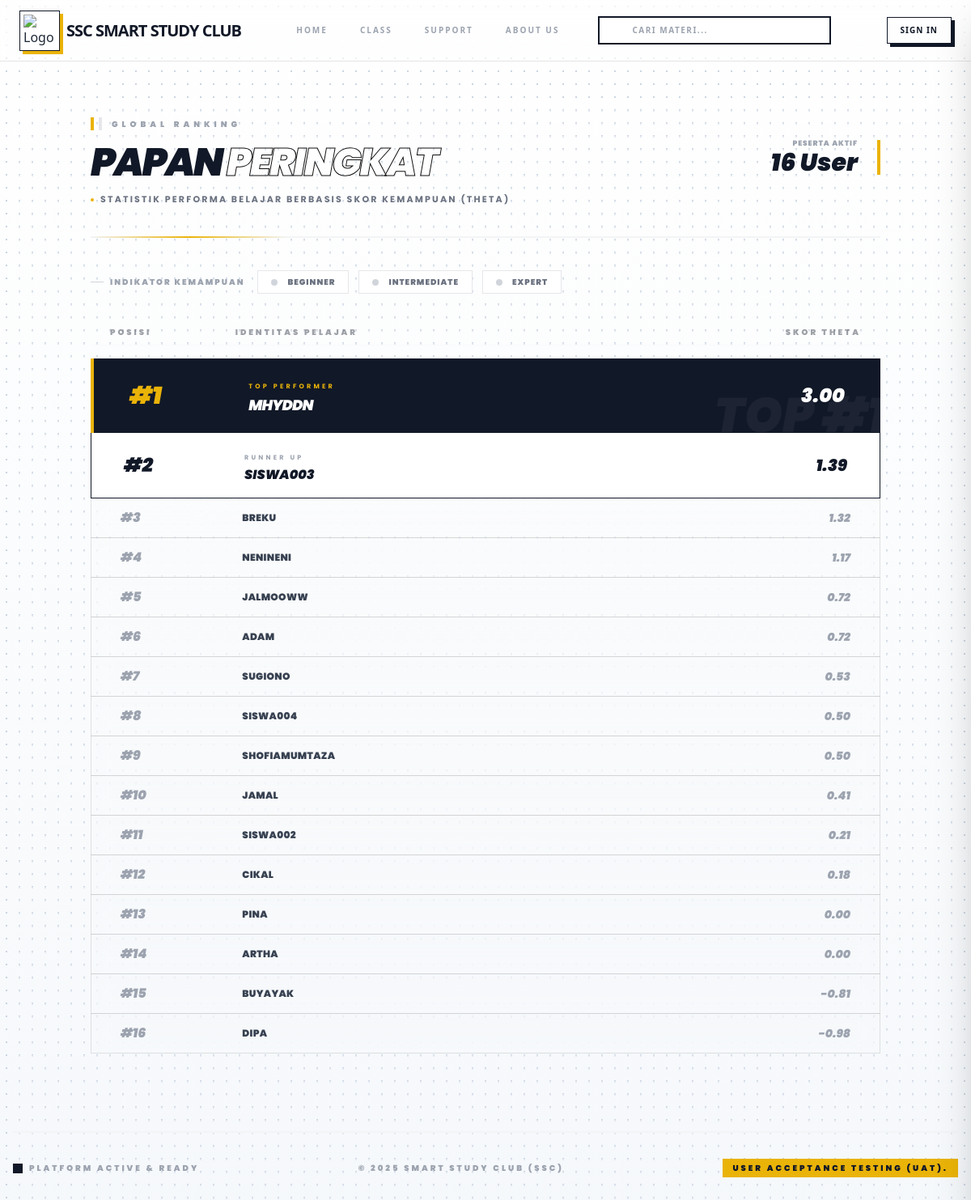
Screenshot of /dashboard/leaderboard/ with the database file from the repository.
### profiles_app/models.py (models this page shows, shortened)
class Profile(models.Model):
    KELAS_CHOICES = [
        ('smp1', 'Kelas 7 (SMP 1)'),
        ('smp2', 'Kelas 8 (SMP 2)'),
        ('smp3', 'Kelas 9 (SMP 3)'),
        ('sma1', 'Kelas 10 (SMA 1)'),
        ('sma2', 'Kelas 11 (SMA 2)'),
        ('sma3', 'Kelas 12 (SMA 3)'),
    ]
    user = models.OneToOneField(User, on_delete=models.CASCADE, related_name='user_profile')
    kelas = models.CharField(
        max_length=20,
        choices=KELAS_CHOICES,
        blank=True,
        null=True,
        verbose_name="Kelas Akademik"
    )
    foto = models.ImageField(upload_to='profile_pics', blank=True, null=True)
    nama_lengkap = models.CharField(max_length=100, blank=True)
    level = models.CharField(max_length=50, blank=True, default="Pelajar Aktif")
    bio = models.TextField(max_length=500, blank=True)
    ability_score = models.FloatField(
        default=0.0,
        verbose_name="Skor Kemampuan (Theta)",
        help_text="Estimasi kemampuan siswa berdasarkan Model Rasch (IRT)"
    )
    total_waktu_belajar = models.DecimalField(
        max_digits=10, decimal_places=2, default=0.00, verbose_name="Total Waktu Belajar (Jam)"
    )
    nilai_rata_rata = models.DecimalField(
        max_digits=5, decimal_places=2, default=0.00, verbose_name="Nilai Rata-rata Kuis"
    )
    points = models.IntegerField(default=0, verbose_name="Poin Belajar")
    perubahan_waktu_belajar = models.CharField(max_length=10, default="↑ 0%")
    pesan_waktu_belajar = models.CharField(max_length=50, default="dari Minggu Lalu")
    pesan_nilai_rata_rata = models.CharField(max_length=50, default="Performa stabil")

### dashboard_app/views.py (the view)
# urls.py: path('leaderboard/', views.leaderboard_view, name='leaderboard'),
def leaderboard_view(request):
    all_profiles = Profile.objects.all()
    for p in all_profiles:
        latest_quiz = QuizResult.objects.filter(user=p.user).order_by('-date').first()
        if latest_quiz:
            p.ability_score = latest_quiz.theta_result
            p.save()
    leaderboard_data = Profile.objects.select_related('user')\
        .exclude(user__is_staff=True)\
        .exclude(user__is_superuser=True)\
        .order_by('-ability_score')
    return render(request, 'leaderboard.html', {
        'leaderboard_data': leaderboard_data
    })

### dashboard_app/templates/leaderboard.html (shortened to what this page needs)
{% extends 'base.html' %}
{% load static %}
{% block content %}
<div class="min-h-screen industrial-dot-bg flex flex-col items-center justify-start pt-2 pb-12 font-['Poppins']">
    <div class="container mx-auto px-6 pt-2">
        <div class="mb-10" data-aos="fade-right">
            <div class="flex items-center gap-3 mb-4">
                <div class="flex items-center gap-1.5">
                    <div class="w-1 h-4 bg-[#eab308]"></div>
                    <div class="w-1 h-4 bg-gray-200"></div>
                </div>
                <span class="text-[10px] font-black text-gray-400 uppercase tracking-[0.5em]">Global Ranking</span>
            </div>
            <div class="flex flex-col md:flex-row md:items-start justify-between gap-6">
                <div class="leading-none">
                    <h1 class="text-5xl font-black text-gray-900 uppercase tracking-tighter italic leading-none">
                        Papan <span class="text-transparent" style="-webkit-text-stroke: 1px #111;">Peringkat</span>
                    </h1>
                    <p class="text-[11px] font-bold text-gray-500 uppercase tracking-[0.2em] mt-4 flex items-center gap-2">
                        <span class="w-1 h-1 bg-[#eab308] rounded-full"></span>
                        Statistik performa belajar berbasis skor kemampuan (Theta)
                    </p>
                </div>
                <div class="text-right border-r-4 border-[#eab308] pr-6 flex flex-col justify-start h-fit md:-mt-1">
                    <span class="block text-[9px] font-black text-gray-400 uppercase tracking-widest leading-none mb-1">Peserta Aktif</span>
                    <span class="text-3xl font-black text-gray-900 italic leading-none">{{ leaderboard_data|length }} User</span>
                </div>
            </div>
            <div class="h-[2px] w-full bg-gray-100 mt-10 relative overflow-hidden">
                <div class="absolute inset-0 bg-gradient-to-r from-transparent via-[#eab308] to-transparent w-1/4 animate-shimmer"></div>
            </div>
        </div>
        <div class="mb-8 flex flex-wrap items-center gap-4" data-aos="fade-up" data-aos-delay="100">
            <span class="text-[10px] font-black text-gray-400 uppercase tracking-[0.2em] flex items-center gap-2">
                <span class="w-4 h-[1px] bg-gray-300"></span>
                Indikator Kemampuan
            </span>
            <div class="flex flex-wrap gap-3">
                <button onclick="showAbilityInfo('beginner')"
                    class="flex items-center gap-3 px-4 py-1.5 border border-gray-200 bg-white rounded-none hover:border-[#eab308] hover:bg-gray-50 transition-all group relative overflow-hidden">
                    <span class="w-2 h-2 rounded-full bg-gray-300 group-hover:bg-[#eab308] transition-colors"></span>
                    <span class="text-[10px] font-black text-gray-500 uppercase tracking-widest group-hover:text-gray-900">Beginner</span>
                </button>
                <button onclick="showAbilityInfo('intermediate')"
                    class="flex items-center gap-3 px-4 py-1.5 border border-gray-200 bg-white rounded-none hover:border-[#eab308] hover:bg-gray-50 transition-all group relative overflow-hidden">
                    <span class="w-2 h-2 rounded-full bg-gray-300 group-hover:bg-[#eab308] transition-colors"></span>
                    <span class="text-[10px] font-black text-gray-500 uppercase tracking-widest group-hover:text-gray-900">Intermediate</span>
                </button>
                <button onclick="showAbilityInfo('expert')"
                    class="flex items-center gap-3 px-4 py-1.5 border border-gray-200 bg-white rounded-none hover:border-[#eab308] hover:bg-gray-50 transition-all group relative overflow-hidden">
                    <span class="w-2 h-2 rounded-full bg-gray-300 group-hover:bg-[#eab308] transition-colors"></span>
                    <span class="text-[10px] font-black text-gray-500 uppercase tracking-widest group-hover:text-gray-900">Expert</span>
                </button>
            </div>
        </div>
        <div class="w-full mb-4 opacity-40">
            <div class="container mx-auto px-6 grid grid-cols-12 py-2 border-b border-gray-100">
                <div class="col-span-2 text-[10px] font-black uppercase tracking-[0.3em]">Posisi</div>
                <div class="col-span-7 text-[10px] font-black uppercase tracking-[0.3em]">Identitas Pelajar</div>
                <div class="col-span-3 text-right text-[10px] font-black uppercase tracking-[0.3em]">Skor Theta</div>
            </div>
        </div>
        <div class="w-full flex flex-col -space-y-[1px]">
            {% for entry in leaderboard_data %}
                {% if forloop.counter == 1 %}
                <div class="relative group overflow-hidden bg-gray-900 p-5 border-l-4 border-[#eab308] transition-all duration-300 z-30">
                    <div class="container mx-auto px-6 relative z-10 grid grid-cols-12 items-center">
                        <div class="col-span-2">
                            <span class="text-3xl font-black italic text-[#eab308]">#1</span>
                        </div>
                        <div class="col-span-7">
                            <span class="text-[8px] font-bold text-[#eab308] uppercase tracking-[0.4em]">Top Performer</span>
                            <h3 class="text-lg font-black text-white uppercase italic tracking-tighter">{{ entry.user.username }}</h3>
                        </div>
                        <div class="col-span-3 text-right">
                            <span class="text-2xl font-black text-white italic">{{ entry.ability_score|floatformat:2 }}</span>
                        </div>
                    </div>
                    <div class="absolute -right-2 -bottom-2 text-white/5 text-6xl font-black italic uppercase">TOP #1</div>
                </div>
                {% elif forloop.counter == 2 %}
                <div class="relative group overflow-hidden bg-white border border-gray-900 p-4 transition-all duration-300 z-20">
                    <div class="container mx-auto px-6 relative z-10 grid grid-cols-12 items-center">
                        <div class="col-span-2">
                            <span class="text-2xl font-black italic text-gray-900">#2</span>
                        </div>
                        <div class="col-span-7">
                            <span class="text-[8px] font-bold text-gray-400 uppercase tracking-[0.4em]">Runner Up</span>
                            <h3 class="text-base font-black text-gray-900 uppercase italic">{{ entry.user.username }}</h3>
                        </div>
                        <div class="col-span-3 text-right">
                            <span class="text-xl font-black text-gray-900 italic">{{ entry.ability_score|floatformat:2 }}</span>
                        </div>
                    </div>
                </div>
                {% else %}
                <div class="group relative card-leaderboard p-3 hover:bg-white transition-all duration-300 z-10 border-t-0 overflow-hidden">
                    <div class="container mx-auto px-6 relative z-10 grid grid-cols-12 items-center">
                        <div class="col-span-2">
                            <span class="text-base font-black italic text-gray-400 group-hover:text-gray-900">#{{ forloop.counter }}</span>
                        </div>
                        <div class="col-span-7">
                            <h3 class="text-xs font-black text-gray-700 uppercase tracking-wide group-hover:text-gray-900 transition-colors">{{ entry.user.username }}</h3>
                        </div>
                        <div class="col-span-3 text-right">
                            <span class="text-sm font-black text-gray-400 group-hover:text-gray-900 italic transition-all">{{ entry.ability_score|floatformat:2 }}</span>
                        </div>
                    </div>
                </div>
                {% endif %}
            {% empty %}
                <div class="w-full py-10 text-center border border-dashed border-gray-300 card-leaderboard">
                    <p class="text-[9px] font-black text-gray-400 uppercase tracking-[0.5em]">Belum ada data tersedia</p>
                </div>
            {% endfor %}
        </div>
    </div>
    <div class="w-full max-w-7xl mt-24 border-t-2 border-gray-100 pt-8 flex flex-col md:flex-row justify-between items-center gap-4 text-[10px] text-gray-400 tracking-[0.3em] uppercase font-black">
        <div class="flex items-center gap-2">
            <span class="h-3 w-3 bg-gray-900"></span>
            <span>Platform Active & Ready</span>
        </div>
        <span>© 2025 Smart Study Club (SSC)</span>
        <span class="bg-[#eab308] text-gray-900 px-3 py-1">User Acceptance Testing (UAT).</span>
    </div>
</div>
{% endblock content %}

### rows the page displays
Profile: user.username "MHYDDN", ability_score "3.00"
Profile: user.username "SISWA003", ability_score "1.39"
Profile: user.username "BREKU", ability_score "1.32"
Profile: user.username "NENINENI", ability_score "1.17"
Profile: user.username "JALMOOWW", ability_score "0.72"
Profile: user.username "ADAM", ability_score "0.72"
Profile: user.username "SUGIONO", ability_score "0.53"
Profile: user.username "SISWA004", ability_score "0.50"
Profile: user.username "SHOFIAMUMTAZA", ability_score "0.50"
Profile: user.username "JAMAL", ability_score "0.41"
Profile: user.username "SISWA002", ability_score "0.21"
Profile: user.username "CIKAL", ability_score "0.18"
Profile: user.username "PINA", ability_score "0.00"
Profile: user.username "ARTHA", ability_score "0.00"
Profile: user.username "BUYAYAK", ability_score "-0.81"
Profile: user.username "DIPA", ability_score "-0.98"

### other values shown
{{ leaderboard_data|length }} "16"
